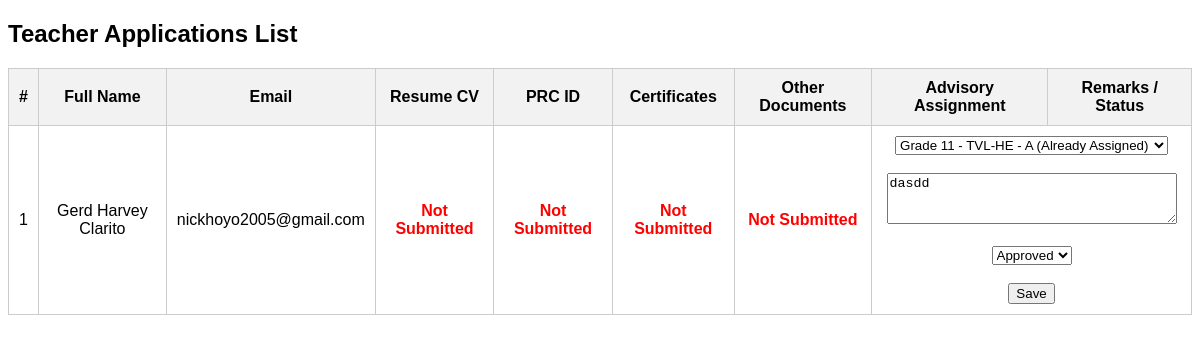
The page /Website_Files/Admin_Files/admin_teacher_application_list.php (signed in) on the database its author committed.
### tables this page shows
CREATE TABLE `teacher_applications` (
  `teacher_application_id` int(11) NOT NULL,
  `first_name` varchar(100) NOT NULL,
  `last_name` varchar(100) NOT NULL,
  `middle_name` varchar(100) DEFAULT NULL,
  `extension_name` varchar(20) DEFAULT NULL,
  `date_of_birth` date NOT NULL,
  `gender` enum('male','female','other') NOT NULL,
  `civil_status` enum('single','married','divorced','widowed') NOT NULL,
  `contact_number` varchar(20) NOT NULL,
  `email` varchar(150) NOT NULL,
  `facebook_profile` varchar(255) DEFAULT NULL,
  `house_number_street` varchar(255) NOT NULL,
  `barangay` varchar(100) NOT NULL,
  `city_municipality` varchar(100) NOT NULL,
  `province` varchar(100) NOT NULL,
  `current_school` varchar(255) NOT NULL,
  `highest_education` enum('Bachelors','Masters','Doctorate','Other') NOT NULL,
  `specialization` varchar(255) NOT NULL,
  `application_status` enum('Pending','Approved','Rejected') DEFAULT 'Pending',
  `remarks` text DEFAULT NULL,
  `date_submitted` timestamp NOT NULL DEFAULT current_timestamp(),
  `resume_cv` varchar(255) DEFAULT NULL,
  `prc_id_copy` varchar(255) DEFAULT NULL,
  `certificates` varchar(255) DEFAULT NULL,
  `other_documents` varchar(255) DEFAULT NULL
);

### Website_Files/Admin_Files/admin_teacher_application_list.php (the view, shortened to what this page needs)
<?php
include "../../DB_Connection/Connection.php";
$sql = "SELECT * FROM teacher_applications ORDER BY teacher_application_id DESC";
$result = $connection->query($sql);
$advisoryQuery = "
    SELECT DISTINCT
        ss.strand_id,
        st.strand_name,
        ss.grade_level,
        ss.section_id,
        sec.section_name
    FROM student_strand ss
    JOIN strands st ON ss.strand_id = st.strand_id
    JOIN section sec ON ss.section_id = sec.section_id
    ORDER BY ss.grade_level, st.strand_name, sec.section_name
";
$advisoryResult = $connection->query($advisoryQuery);
$currentAdvisoryStmt = $connection->prepare("
    SELECT ta.strand_id, ta.grade_level, ta.section_id
    FROM teacher_advisory ta
    JOIN teachers t ON ta.teacher_id = t.teacher_id
    WHERE t.application_id = ?
");
?>
<!DOCTYPE html>
<html lang="en">
<head>
</head>
<body>
<h2>Teacher Applications List</h2>
<table>
    <tr>
        <th>#</th>
        <th>Full Name</th>
        <th>Email</th>
        <th>Resume CV</th>
        <th>PRC ID</th>
        <th>Certificates</th>
        <th>Other Documents</th>
        <th>Advisory Assignment</th>
        <th>Remarks / Status</th>
    </tr>
    <?php if ($result->num_rows > 0): ?>
        <?php $count = 1; ?>
        <?php while ($row = $result->fetch_assoc()): ?>
            <tr>
                <td><?= $count++; ?></td>
                <td><?= htmlspecialchars($row['first_name'] . ' ' . $row['last_name']); ?></td>
                <td><?= htmlspecialchars($row['email']); ?></td>
                <td>
                    <?php if (!empty($row['resume_cv'])): ?>
                        <a href="../../<?= htmlspecialchars($row['resume_cv']); ?>" target="_blank" class="submitted">Submitted</a>
                    <?php else: ?>
                        <span class="missing">Not Submitted</span>
                    <?php endif; ?>
                </td>
                <td>
                    <?php if (!empty($row['prc_id_copy'])): ?>
                        <a href="../../<?= htmlspecialchars($row['prc_id_copy']); ?>" target="_blank" class="submitted">Submitted</a>
                    <?php else: ?>
                        <span class="missing">Not Submitted</span>
                    <?php endif; ?>
                </td>
                <td>
                    <?php if (!empty($row['certificates'])): ?>
                        <a href="../../<?= htmlspecialchars($row['certificates']); ?>" target="_blank" class="submitted">Submitted</a>
                    <?php else: ?>
                        <span class="missing">Not Submitted</span>
                    <?php endif; ?>
                </td>
                <td>
                    <?php if (!empty($row['other_documents'])): ?>
                        <a href="../../<?= htmlspecialchars($row['other_documents']); ?>" target="_blank" class="submitted">Submitted</a>
                    <?php else: ?>
                        <span class="missing">Not Submitted</span>
                    <?php endif; ?>
                </td>
                <td colspan="2">
                    <form action="../../Back_End_Files/PHP_Files/teacher_update_remarks.php" method="POST">
                        <select name="advisory_assignment">
                            <?php
                            if ($advisoryResult->num_rows > 0):
                                $advisoryResult->data_seek(0);
                                $currentAdvisoryStmt->bind_param("i", $row['teacher_application_id']);
                                $currentAdvisoryStmt->execute();
                                $current = $currentAdvisoryStmt->get_result()->fetch_assoc();
                                while ($adv = $advisoryResult->fetch_assoc()):
                                    $value = $adv['strand_id'] . "|" . $adv['grade_level'] . "|" . $adv['section_id'];
                                    $selected = '';
                                    if ($current) {
                                        if (
                                            $current['strand_id'] == $adv['strand_id'] &&
                                            $current['grade_level'] == $adv['grade_level'] &&
                                            $current['section_id'] == $adv['section_id']
                                        ) {
                                            $selected = 'selected';
                                        }
                                    }
                            ?>
                                    <option value="<?= $value ?>" <?= $selected ?>>
                                        Grade <?= $adv['grade_level']; ?> -
                                    </option>
                            <?php endwhile; endif; ?>
                        </select>
                        <br><br>
                        <textarea name="remarks" rows="3" placeholder="Enter admin remarks..."><?= htmlspecialchars($row['remarks']); ?></textarea>
                        <br><br>
                        <select name="application_status" required>
                            <option value="Approved" <?= $row['application_status'] == 'Approved' ? 'selected' : ''; ?>>Approved</option>
                        </select>
                        <br><br>
                        <button type="submit">Save</button>
                    </form>
                </td>
            </tr>
        <?php endwhile; ?>
    <?php else: ?>
        <tr>
            <td colspan="9">No applications found.</td>
        </tr>
    <?php endif; ?>
</table>
</body>
</html>

### Website_Files/Admin_Files/admin_teacher_application_list.php (style rules this page uses)
body { font-family: Arial, sans-serif; }
table { width: 100%; border-collapse: collapse; }
th, td { padding: 10px; border: 1px solid #ccc; text-align: center; }
th { background-color: #f2f2f2; }
textarea { width: 95%; }
.missing { color: red; font-weight: bold; }

### rows shown on the page
teacher_applications: first_name+last_name "Gerd Harvey Clarito", email "nickhoyo2005@gmail.com", shows "Not Submitted", remarks "dasdd", application_status "Approved"
